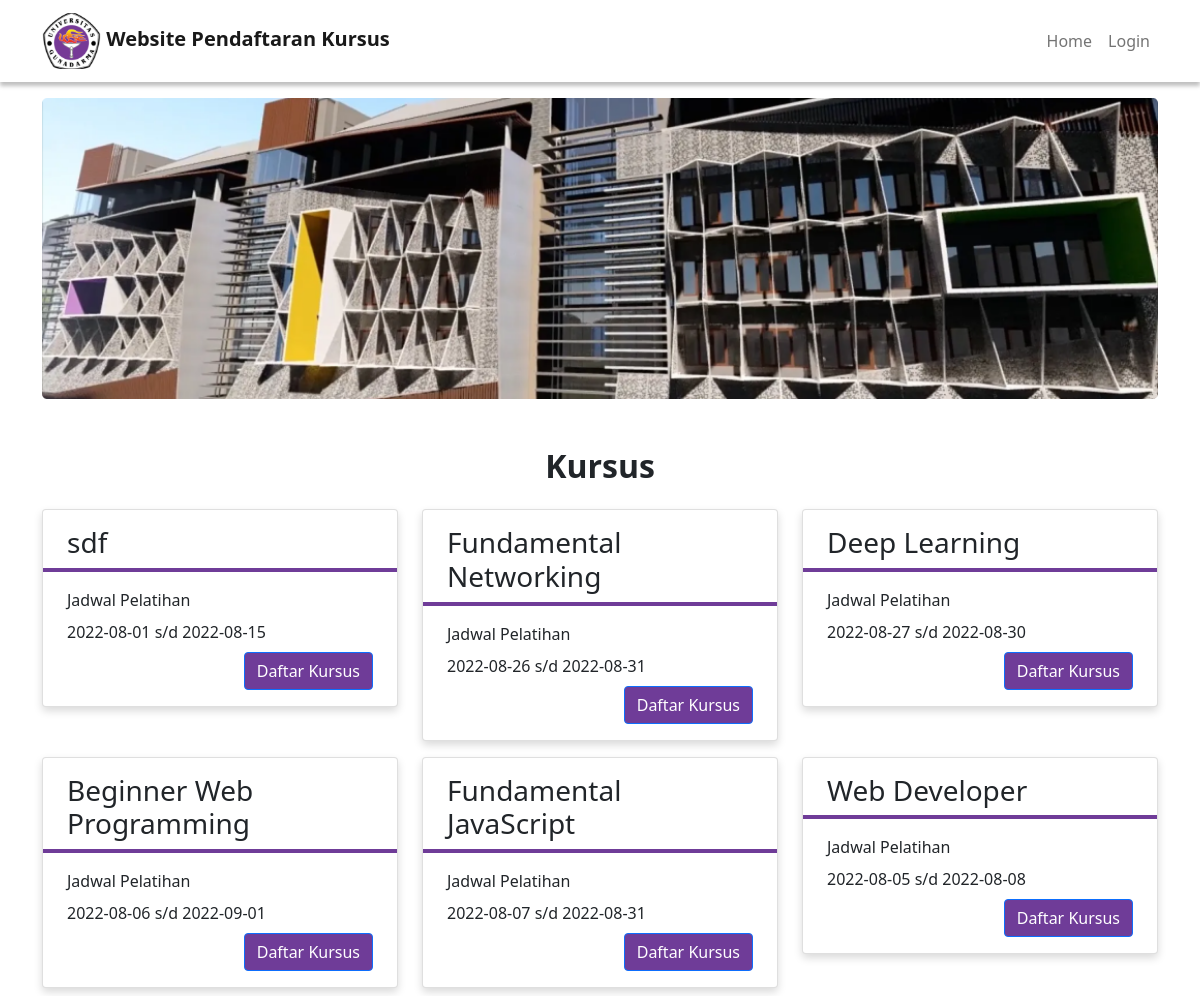
The page / on the database its author committed.
### tables this page shows
CREATE TABLE `kursus` (
  `id` int(11) NOT NULL,
  `nama_kursus` varchar(50) NOT NULL,
  `keterangan` longtext NOT NULL,
  `mulai_kursus` date NOT NULL,
  `akhir_kursus` date NOT NULL
);

### index.php (the view)
<?php require('templates/header.php') ?>
    <body class="">
    <?php
        if(isset($_SESSION['auth'])){
            require('templates/navbar-auth.php');
        }else{
            require('templates/navbar.php');
        }
    ?>
        <div class="container">
            <div class="row mt-3 mb-5">
                <div class="col">
                    <img src="img/hero-gunadarma.png" alt="" class="w-100" />
                </div>
            </div>
            <div class="row my-2">
                <div class="col">
                    <div class="text-center">
                        <h2 class="fw-bold">Kursus</h2>
                    </div>
                    <div class="row justify-content-center">
                        <?php
                            $query = "SELECT * FROM kursus ORDER BY id DESC";
                            $get = mysqli_query($conn, $query);
                            while($data = mysqli_fetch_array($get)) :
                        ?>
                        <div class="col-md-4 mt-3">
                            <div class="card kursus">
                                <h3 class="px-4 pt-3"><?php echo $data['nama_kursus'] ?></h3>
                                <div class="garis"></div>
                                <div class="card-body px-4">
                                    <p class="card-title">Jadwal Pelatihan</p>
                                    <p class="card-title"><?= $data['mulai_kursus'] ?> s/d <?php echo $data['akhir_kursus'] ?></p>
                                    <div class="text-end mt-2">
                                        <a href="daftar-kursus.php?id=<?= $data['id'] ?>" class="btn btn-primary">Daftar Kursus</a>
                                    </div>
                                </div>
                            </div>
                        </div>
                        <?php endwhile ?>
                    </div>
                </div>
            </div>
        </div>
    </body>
</html>

### templates/header.php (shortened to what this page needs)
<!DOCTYPE html>
<html lang="en">
    <head>
        <link rel="stylesheet" href="css/style.css" />
        <link
            href="https://cdn.jsdelivr.net/npm/bootstrap@5.0.2/dist/css/bootstrap.min.css"
            rel="stylesheet"
        />
    </head>

### templates/navbar.php
<nav class="navbar navbar-expand-lg navbar-light">
    <div class="container">
        <a href="" class="navbar-brand fw-bold">
            <img src="img/logo-gundar.svg" alt="" />
            Website Pendaftaran Kursus
        </a>
        <ul class="navbar-nav">
            <li class="nav-item">
                <a href="#" class="nav-link">Home</a>
            </li>
            <li class="nav-item"><a href="login.php" class="nav-link login">Login</a></li>
        </ul>
    </div>
</nav>

### css/style.css (style rules this page uses)
* { margin: 0; padding: 0; box-sizing: border-box; }
body { font-family: "Roboto", sans-serif; }
.navbar { background-color: white; box-shadow: 0 4px 4px 0 rgba(0, 0, 0, 0.25); }
.card { box-shadow: 4px 8px 14px 0 rgba(0, 0, 0, 0.25); }
.kursus { box-shadow: 0 4px 8px 0 rgb(0 0 0 / 15%) !important; transition: 0.3s ease; }
.btn-primary { background-color: #6f3c98 !important; transition: all 0.3s ease !important; }
.garis { border-bottom: 4px solid #6f3c98; }

### rows shown on the page
kursus: nama_kursus "sdf", mulai_kursus "2022-08-01", akhir_kursus "2022-08-15"
kursus: nama_kursus "Fundamental Networking", mulai_kursus "2022-08-26", akhir_kursus "2022-08-31"
kursus: nama_kursus "Deep Learning", mulai_kursus "2022-08-27", akhir_kursus "2022-08-30"
kursus: nama_kursus "Beginner Web Programming", mulai_kursus "2022-08-06", akhir_kursus "2022-09-01"
kursus: nama_kursus "Fundamental JavaScript", mulai_kursus "2022-08-07", akhir_kursus "2022-08-31"
kursus: nama_kursus "Web Developer", mulai_kursus "2022-08-05", akhir_kursus "2022-08-08"
